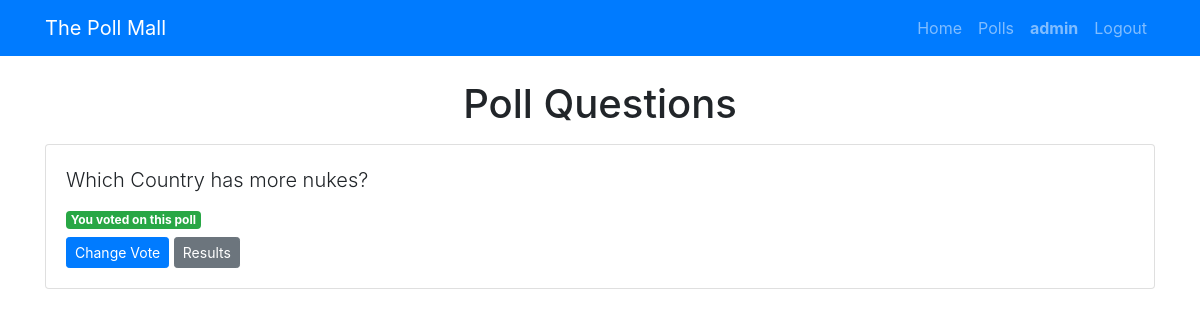
The page /polls/ (signed in) on the database its author committed.
### pollApp/models.py (models this page shows, shortened)
class Question(models.Model):
    question_text = models.CharField(max_length = 300)
    pub_date = models.DateTimeField('date published')

### pollApp/views.py (the view)
# urls.py: path('' , views.index, name='index'),
def index(request):
    latest_question_list = Question.objects.order_by('-pub_date')[:5]
    user_votes = {}
    if request.user.is_authenticated:
        votes = Vote.objects.filter(user=request.user, question__in=latest_question_list)
        user_votes = {vote.question_id: vote.choice_id for vote in votes}
    context = {
        'latest_question_list': latest_question_list,
        'user_votes': user_votes,
    }
    return render(request, 'polls/index.html', context)

### templates/polls/index.html (shortened to what this page needs)
{% extends 'base.html' %}
{% block content %}
<h1 class ="text-center mb-3">Poll Questions</h1>
{% if latest_question_list %}
{% for question in latest_question_list %}
<div class ="card mb-3">
	<div class ="card-body">
		<p class ="lead">{{ question.question_text }}</p>
		{% if user.is_authenticated and question.id in user_votes %}
			<span class="badge badge-success">You voted on this poll</span>
		{% endif %}
		<div class="mt-2">
			{% if user.is_authenticated %}
				<a href ="{% url 'polls:detail' question.id %}" class ="btn btn-primary btn-sm">{% if question.id in user_votes %}Change Vote{% else %}Vote Now!{% endif %}</a>
			{% else %}
				<a href ="{% url 'accounts:login' %}?next={% url 'polls:detail' question.id %}" class ="btn btn-primary btn-sm">Login to Vote</a>
			{% endif %}
			<a href ="{% url 'polls:results' question.id %}" class ="btn btn-secondary btn-sm">Results</a>
		</div>
	</div>
</div>
{% endfor %}
{% else %}
<p>No polls available</p>
{% endif %}
{% endblock %}

### templates/partials/navbar.html (shortened to what this page needs)
<nav class="navbar navbar-expand-lg navbar-dark bg-primary mb-4">
    <div class="container">
        <a class="navbar-brand" href="/">The Poll Mall</a>
        <div class="collapse navbar-collapse" id="navbarNav">
            <ul class="navbar-nav ml-auto">
                <li class="nav-item">
                    <a class="nav-link" href="{% url 'index' %}">Home</a>
                </li>
                <li class="nav-item">
                    <a class="nav-link" href="{% url 'polls:index' %}">Polls</a>
                </li>
                {% if user.is_authenticated %}
                    <li class="nav-item">
                        <a class="nav-link" href="{% url 'accounts:profile' %}">
                            <strong>{{ user.username }}</strong>
                        </a>
                    </li>
                    <li class="nav-item">
                        <a class="nav-link" href="{% url 'accounts:logout' %}">Logout</a>
                    </li>
                {% endif %}
            </ul>
        </div>
    </div>
</nav>

### rows shown on the page
Question: question_text "Which Country has more nukes?", shows "You voted on this poll", shows "Change Vote"

### other values the page prints
{{ user.username }} "admin"
